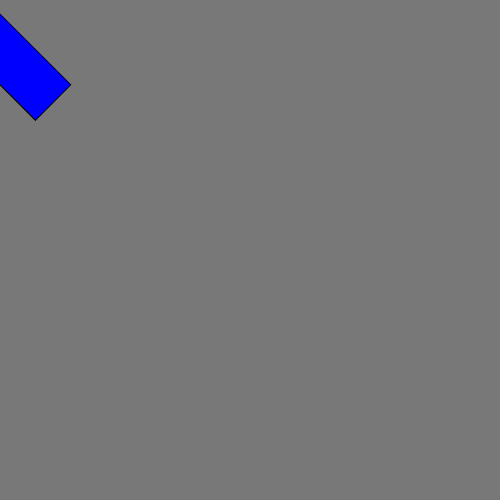
Frame 1 (no input)
Frame 60 (no input): identical to frame 1, image omitted
Frame 120 (the mouse pressed at the canvas centre since frame 60): identical to frame 1, image omitted

The p5.js sketch that drew this single still picture (run headless with seeded random() and noise() and a simulated clock; from frame 60 on, the mouse is pressed at the canvas centre):

// p5.js sketch
// ── sketch.js
function setup() 
{
	createCanvas(500, 500);
    angleMode(DEGREES)
}

function draw()
{
    background(120)

    push()
    rotate(45)
    fill(0,0,255)
    rect(10,10,100,50)
    pop()

}
